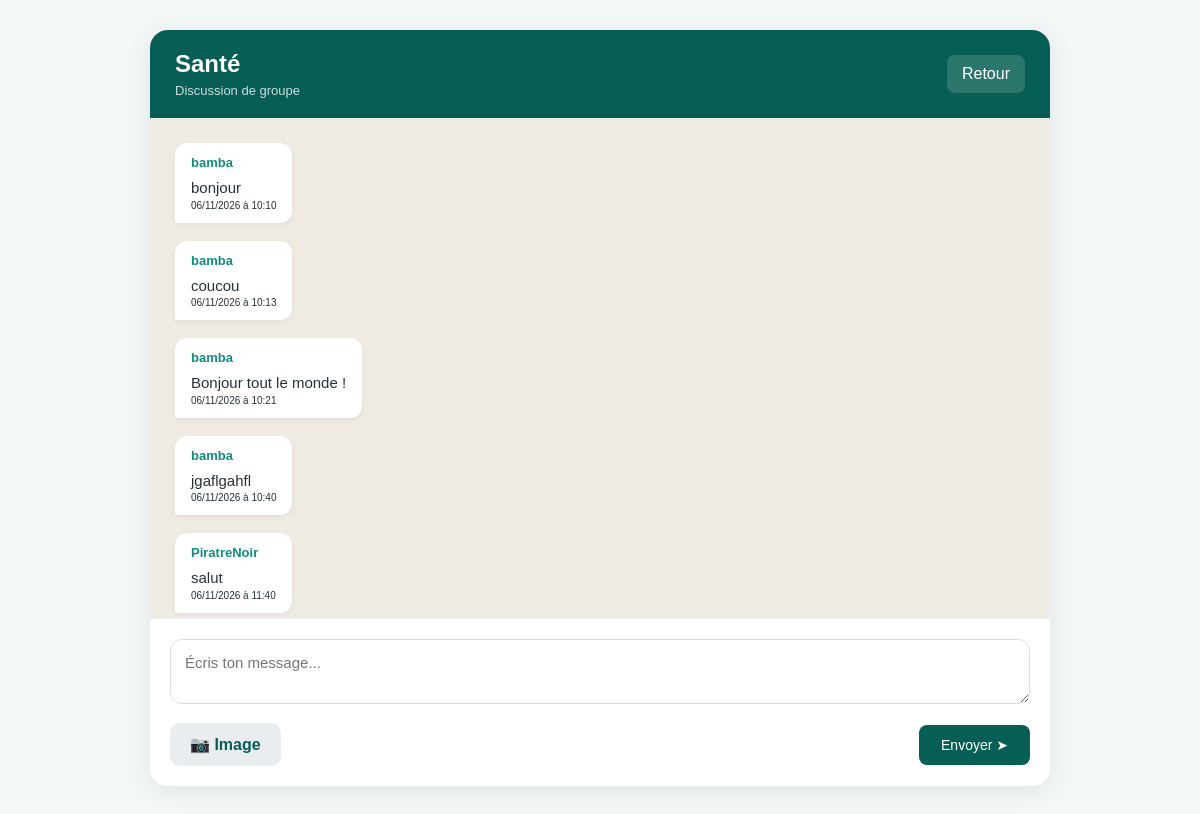
The page /discussion/1 on the database its author committed.
### models.py (models this page shows)
class Groupe(Base):
    __tablename__ = "groupes"
    id: Mapped[int] = mapped_column(primary_key=True)
    nom: Mapped[str] = mapped_column(String(100), unique=True)
    description: Mapped[str] = mapped_column(Text, nullable=True)
    membres = relationship( "Utilisateur",secondary=membres_groupe, back_populates="groupes")
    messages = relationship("Message", back_populates="groupe")

class Message(Base):
    __tablename__ = "messages"
    id: Mapped[int] = mapped_column(primary_key=True)
    contenu: Mapped[str | None] = mapped_column(Text, nullable=True)
    image: Mapped[str | None] = mapped_column(String(255), nullable=True)
    date_envoi: Mapped[datetime] = mapped_column(DateTime(timezone=True),default=lambda: datetime.now(timezone.utc))
    utilisateur_id: Mapped[int] = mapped_column(ForeignKey("utilisateurs.id"))
    groupe_id: Mapped[int] = mapped_column(ForeignKey("groupes.id"))
    auteur = relationship("Utilisateur", back_populates="messages")
    groupe = relationship("Groupe", back_populates="messages")

class Utilisateur(Base):
    __tablename__ = "utilisateurs"
    id: Mapped[int] = mapped_column(primary_key=True)
    username: Mapped[str] = mapped_column(String(50), unique=True)
    email: Mapped[str] = mapped_column(String(100), unique=True)
    mot_de_passe: Mapped[str] = mapped_column(String(255))
    groupes = relationship("Groupe",secondary=membres_groupe, back_populates="membres")
    messages = relationship("Message", back_populates="auteur")

### routes/message.py (the view)
@router.get("/discussion/{groupe_id}", response_class=HTMLResponse)
def afficher_discussion(
    request: Request,
    groupe_id: int,
    db: Session = Depends(get_db)
):
    groupe = db.query(Groupe).filter_by(id=groupe_id).first()
    if not groupe:
        raise HTTPException(status_code=404, detail="Groupe introuvable")
    messages = (
        db.query(Message)
        .filter_by(groupe_id=groupe_id)
        .order_by(Message.date_envoi.asc())
        .all()
    )
    return templates.TemplateResponse(
        request=request,
        name="discussion.html",
        context={
            "groupe": groupe,
            "messages": messages
        }
    )

### templates/discussion.html (shortened to what this page needs)
<!DOCTYPE html>
<html lang="fr">
<head>
 <link rel="stylesheet" href="/static/css/style.css"></head>
<body>
    <div class="discussion-container">
        <header class="discussion-header">
            <div>
                <h1>{{ groupe.nom }}</h1>
                <p>Discussion de groupe</p>
            </div>
            <a href="/">Retour</a>
        </header>
        <main class="messages-container">
            {% for message in messages %}
                <div class="message">
                    <div class="message-author">
                        {{ message.auteur.username }}
                    </div>
                    {% if message.contenu %}
                        <p class="message-text">
                            {{ message.contenu }}
                        </p>
                    {% endif %}
                    <div class="message-date">
                        {{ message.date_envoi.strftime("%d/%m/%Y à %H:%M") }}
                    </div>
                </div>
            {% else %}
                <p class="empty-message">
                    Aucun message pour le moment.
                    Commencez la conversation !
                </p>
            {% endfor %}
        </main>
        <form
            action="/envoyer_message"method="POST"enctype="multipart/form-data" class="message-form">
            <textarea name="contenu"placeholder="Écris ton message..."></textarea>
            <div class="message-actions">
               <label for="image" class="image-label">📷 Image</label>
                <button type="submit"> Envoyer ➤</button>
            </div>
        </form>
    </div>
</body>
</html>

### static/css/style.css (style rules this page uses)
* { margin: 0; padding: 0; box-sizing: border-box; }
body { font-family: Arial, sans-serif; background: #f4f7f8; color: #263238; }
.discussion-container { width: 90%; max-width: 900px; margin: 30px auto; background: white; border-radius: 18px; box-shadow: 0 5px 25px rgba(0, 0, 0, 0.08); overflow: hidden; }
.discussion-header { background: #075e54; color: white; padding: 20px 25px; display: flex; justify-content: space-between; align-items: center; }
.discussion-header h1 { margin: 0; font-size: 24px; }
.discussion-header p { margin: 5px 0 0; font-size: 13px; opacity: 0.8; }
.discussion-header a { color: white; text-decoration: none; background: rgba(255,255,255,0.15); padding: 10px 15px; border-radius: 8px; }
.messages-container { min-height: 350px; max-height: 500px; overflow-y: auto; padding: 25px; background: #efeae2; }
.message { background: white; padding: 12px 16px; margin-bottom: 18px; border-radius: 12px 12px 12px 2px; max-width: 70%; width: fit-content; overflow-wrap: anywhere; box-shadow: 0 2px 5px rgba(0,0,0,0.05); }
.message-author { color: #128c7e; font-size: 13px; font-weight: bold; margin-bottom: 7px; }
.message-text { margin: 0; font-size: 15px; line-height: 1.5; }
.message-form { padding: 20px; background: white; border-top: 1px solid #eee; }
.message-form textarea { width: 100%; min-height: 65px; padding: 14px; border: 1px solid #ddd; border-radius: 12px; resize: vertical; box-sizing: border-box; font-family: Arial, sans-serif; font-size: 15px; outline: none; }
.message-actions { display: flex; align-items: center; justify-content: space-between; gap: 10px; margin-top: 15px; flex-wrap: wrap; }
.image-label { display: inline-block; background: #e9edef; color: #075e54; padding: 12px 20px; border-radius: 10px; cursor: pointer; font-weight: bold; transition: 0.3s; }
.message-form button { background: #075e54; color: white; border: none; padding: 12px 22px; border-radius: 8px; cursor: pointer; font-size: 14px; }
.message-date { font-size: 10px; }

### rows shown on the page
Groupe: nom "Santé"
Message: auteur.username "bamba", contenu "bonjour", date_envoi "06/11/2026 à 10:10"
Message: auteur.username "bamba", contenu "coucou", date_envoi "06/11/2026 à 10:13"
Message: auteur.username "bamba", contenu "Bonjour tout le monde !", date_envoi "06/11/2026 à 10:21"
Message: auteur.username "bamba", contenu "jgaflgahfl", date_envoi "06/11/2026 à 10:40"
Message: auteur.username "PiratreNoir", contenu "salut", date_envoi "06/11/2026 à 11:40"
